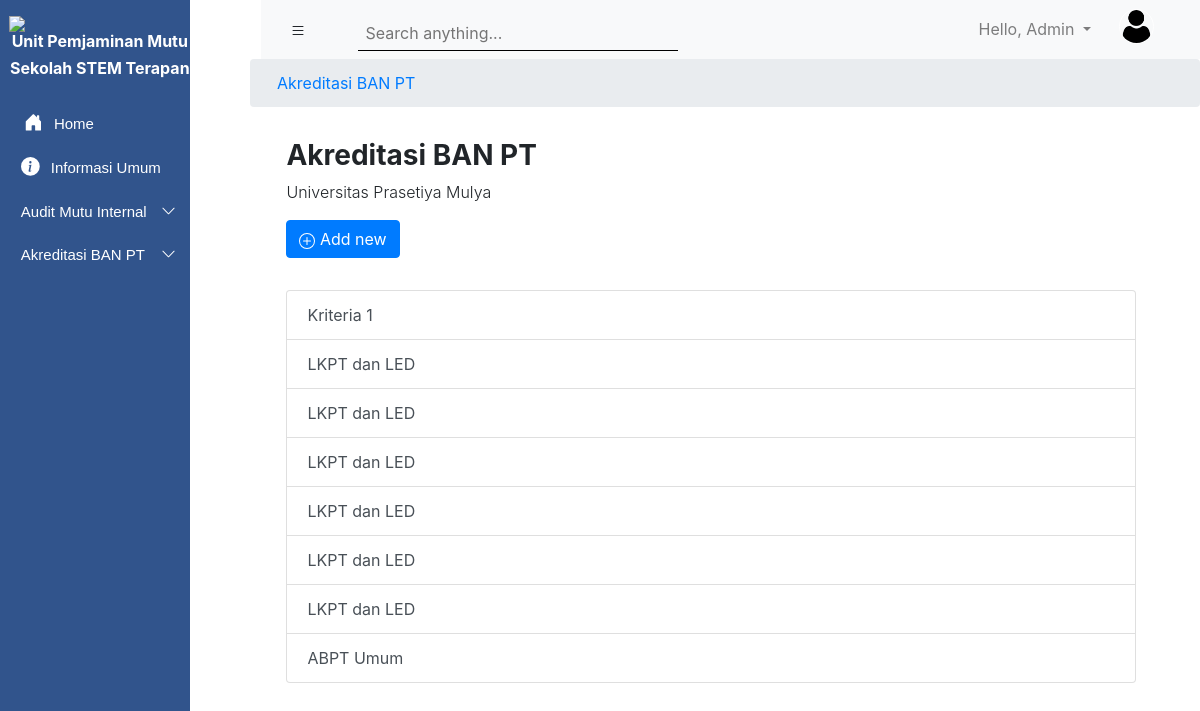
The page /abptumum/ (signed in) on the database its author committed.
### Accounts/models.py (models this page shows)
class User(AbstractUser):
    prodi = models.ForeignKey(ProgramStudi, models.SET_NULL, blank=True, null=True, default=None)
    role_list = (
        ('Admin', 'Admin'),
        ('Faculty Member', 'Faculty Member'),
        ('Professional Staf', 'Professional Staf')
    )
    roles = models.CharField(choices=role_list, max_length=40)
    profile_picture = models.ImageField(null=True, blank=True)
    objects = UserManager

### upmsite/models.py (models this page shows)
class Folder(models.Model):
    listKategori = (
        ('AMI', 'AMI'),
        ('ABPT', 'ABPT'),
        ('Informasi Umum', 'Informasi Umum'),
    )
    nama_folder = models.CharField(default='', max_length=256)
    nama_prodi = models.ForeignKey(ProgramStudi, on_delete=models.CASCADE, blank = True, null = True)
    kategori = models.CharField(max_length=50, choices=listKategori)
    public_status = models.BooleanField(default = True)
    created_at = models.DateTimeField(auto_now_add=True)
    updated_at = models.DateTimeField(auto_now=True)
    isAllowNewFolder = models.BooleanField(default = True)
    isAllowNewFile = models.BooleanField(default = True)
    class Meta:
        ordering = ['-updated_at']
    def __str__(self):
        return '{} ({})'.format(self.nama_folder, self.nama_prodi)

### upmsite/views.py (the view)
# urls.py: path('abptumum/', views_upmsite.ABPTUmum, name="ABPT_Umum"),
def ABPTUmum(request):
    roles = request.user.roles
    prodi = request.user.prodi
    semua_prodi = models_account.ProgramStudi.objects.all()
    abptUmum = models.Folder.objects.filter(kategori='ABPT')
    print(abptUmum)
    context = {
        'abptUmum': abptUmum,
        'roles': roles,
        'prodi': prodi,
        'semua_prodi': semua_prodi,
    }
    return render(request, 'BANPT/BANPTumum.html', context)

### Accounts/models.py (called while the page is built)
    def __str__(self):
        return self.nama_prodi

### Templates/BANPT/BANPTumum.html (shortened to what this page needs)
{% extends 'main.html' %}
{% block content %}
<section>
  <nav aria-label="breadcrumb">
      <ol class="breadcrumb">
        <li class="breadcrumb-item"><a href="{% url 'ABPT_Umum' %}">Akreditasi BAN PT</a></li>
      </ol>
  </nav>
</section>
  <section class="page-title" style="margin-left: 17.9rem; ">
      <h3 class="font-weight-bold">Akreditasi BAN PT</h3>
      <p class="font-weight-light">Universitas Prasetiya Mulya</p>
      {% if roles == 'Admin' %}
        <a class="btn btn-primary">
            Add new
        </a>
      {% endif %}
  </section>
  <section class="page-title" style="margin-left: 17.9rem; margin-right: 4rem;">
    <div class="list-group">
      {%for item in abptUmum%}
        <a type="button" class="list-group-item list-group-item-action button" href="{% url 'sub_ABPT_Umum' item.id %}">
          {{item.nama_folder}}
        </a>
      {%endfor%}
    </div>
  </section>
{% endblock %}

### Templates/main.html (shortened to what this page needs)
{% load static %}
<!DOCTYPE html>
<html lang="en">
<head>
    <link rel="stylesheet" href="https://stackpath.bootstrapcdn.com/bootstrap/4.5.2/css/bootstrap.min.css">
    <link rel="stylesheet" href="{% static 'css/main.css'%}">
</head>
<body>
    <section class="left_navigation" id="leftSidebar">
        <img src="https://lms.prasetiyamulya.ac.id/pluginfile.php/1/core_admin/logo/0x200/1601623298/logo_upm_putih.png" class="prasmul_logo pt-3">
        <h5 class="upmstem"><strong> Unit Pemjaminan Mutu </strong>  </h5>
        <h5 class="upmstem"><strong> Sekolah STEM Terapan </strong> </h5>
        <div class="accordion navigation_menu pt-3" id="accordionExample">
          <div class="card card1">
            <div class="card-header card1-2" id="headingFour">
              <a class="btn btn-link btn-block text-left button1" type="button" href="{% url 'home' %}">
                  Home
                </a>
            </div>
          </div>
          <div class="card card1">
            <div class="card-head card1-2" id="headingOne">
                <a class="btn btn-link btn-block text-left button1 {% if kategori == 'Informasi Umum' %}main-active{% endif %}" type="button" href="{% url 'folder-list' kategori='Informasi Umum' pk_prodi=1 %}">
                  <div class="button-content">
                      Informasi Umum
                  </div>
                </a>
            </div>
          </div>
            <div class="card card1">
              <div class="card-head card1-2" id="headingTwo">
                <h2 class="mb-0">
                  <button class="btn btn-link btn-block text-left collapsed button1 {% if kategori == 'AMI' %}main-active{% endif %}" id="buttonTest" type="button" data-toggle="collapse" data-target="#collapseTwo" aria-expanded="false" aria-controls="collapseTwo">
                    <div class="button-content-2">
                        <div>Audit Mutu Internal</div>
                        <div class="caret">
                          <svg width="1em" height="1em" viewBox="0 0 16 16" class="bi bi-chevron-up" fill="currentColor" xmlns="http://www.w3.org/2000/svg">
                            <path fill-rule="evenodd" d="M7.646 4.646a.5.5 0 0 1 .708 0l6 6a.5.5 0 0 1-.708.708L8 5.707l-5.646 5.647a.5.5 0 0 1-.708-.708l6-6z"/>
                          </svg>
                        </div>
                    </div>
                  </button>
                </h2>
              </div>
            </div>
            <div class="card card1">
              <div class="card-head card1-2" id="headingThree">
                <h2 class="mb-0">
                  <button class="btn btn-link btn-block text-left collapsed button1" id="buttonTest" type="button" data-toggle="collapse" data-target="#collapseThree" aria-expanded="false" aria-controls="collapseThree">
                    <div class="button-content-2">
                      <div>Akreditasi BAN PT</div>
                      <div class="caret">
                        <svg width="1em" height="1em" viewBox="0 0 16 16" class="bi bi-chevron-up" fill="currentColor" xmlns="http://www.w3.org/2000/svg">
                          <path fill-rule="evenodd" d="M7.646 4.646a.5.5 0 0 1 .708 0l6 6a.5.5 0 0 1-.708.708L8 5.707l-5.646 5.647a.5.5 0 0 1-.708-.708l6-6z"/>
                        </svg>
                      </div>
                  </div>
                  </button>
                </h2>
              </div>
            </div>
        </div>
    </section>
    <section id="rightScreen">
        <nav class="navbar navbar-expand-lg navbar-light bg-light top-bar">
          <div class="right-menu">
            <button class="btn" id="sidebarCollapse">
            </button>
            <div class="search1 ml-4">
              <input class="input-sm border-0 p-2 col-md-11 input_search1" id="searchbox" type="text" placeholder="Search anything...">
            </div>
          </div>
          <div class="profile-area">
            <ul class="navbar-nav ml-auto">
              <li class="nav-item dropdown">
                <a class="nav-link dropdown-toggle user-dropdown" href="#" id="navbarDropdown" role="button" data-toggle="dropdown" aria-haspopup="true" aria-expanded="false">
                  Hello, {{user.first_name}}
                </a>
              </li>
            </ul>
            <div id="container">
              <div class="avatar">
                {% if request.user.profile_picture %}
                  <img src="{{request.user.profile_picture.url}}" alt="">
                {% else %}
                  <img src="{% static 'media/user.png' %}" alt="">
                {% endif %}
              </div>
            </div>
          </div>
        </nav>
    {% block content %}
    {% endblock %}
</body>
</html>

### static/css/main.css (style rules this page uses)
.prasmul_logo { display: block; margin-left: auto; margin-right: auto; width: 90%; }
.upmstem { color: #FFFFFF; font-size: 16px; text-align: center; margin-left: 10px; }
.card1 { font-family: 'Montserrat', sans-serif; font-size: 15px; background: transparent; background-color: transparent; color: white; border-color: transparent; margin-left: -10px; }
.card1-2 { background: transparent; background-color: transparent; border-color: transparent; padding-top: 0.15rem; padding-bottom: 0.15rem; text-decoration: none; }
.card-head { padding-top: .25rem; border-radius: none; border-bottom: -1px; }
.button1 { font-size: 15px; background-color: transparent; color: white; }
.button-content { margin-left: 1.05rem; }
.button-content-2 { margin-left: 1.05rem; display: flex; justify-content: space-between; }
.caret { -moz-transition: all 0.3s linear; -webkit-transition: all 0.3s linear; transition: all 0.3s linear; }
.collapsed .caret { -webkit-transform: rotate(180deg); transform: rotate(180deg); }
.dropdown-toggle:after { transition: 0.7s; }
.house_icon { margin-top: -5px; margin-right: 7px; }
.top-bar { display: flex; justify-content: space-between; }
.avatar { margin-right: 30px; margin-left: 20px; top: 5%; left: 10%; }
.avatar img { width: 35px; height: 35px; border-radius: 100%; border: 1px solid white; }
.profile-area { display: flex; }
.user-dropdown { text-decoration: none; }
.search1 { display: flex; align-items: center; justify-content: center; height: 100%; width: 350px; }
.input_search1 { vertical-align: middle; padding-top: 0.8rem !important; padding-bottom: 0.3rem !important; border-bottom: 1px solid #000 !important; background-color: #f8f9fa; }
@media (min-width:768px) { .left_navigation { max-width: 261px; height: 100vh; background-color: #31548C; position: fixed; transition: all 0.5s; } }
@media (min-width:768px) { #rightScreen { transition: all 0.5s; } }
@media (min-width:768px) { .breadcrumb { margin-left: 250px; } }
@media (min-width:768px) { ol.breadcrumb { padding-left: 27px; } }
@media (min-width:768px) { .page-title { margin-top: 2rem; margin-left: 17.5rem; margin-right: 4rem; } }
@media (min-width:768px) { .top-bar { margin-left: 261px; } }
.right-menu { display: flex; }

### rows shown on the page
User: first_name "Admin"
Folder: nama_folder "Kriteria 1"
Folder: nama_folder "LKPT dan LED"
Folder: nama_folder "LKPT dan LED"
Folder: nama_folder "LKPT dan LED"
Folder: nama_folder "LKPT dan LED"
Folder: nama_folder "LKPT dan LED"
Folder: nama_folder "LKPT dan LED"
Folder: nama_folder "ABPT Umum"
